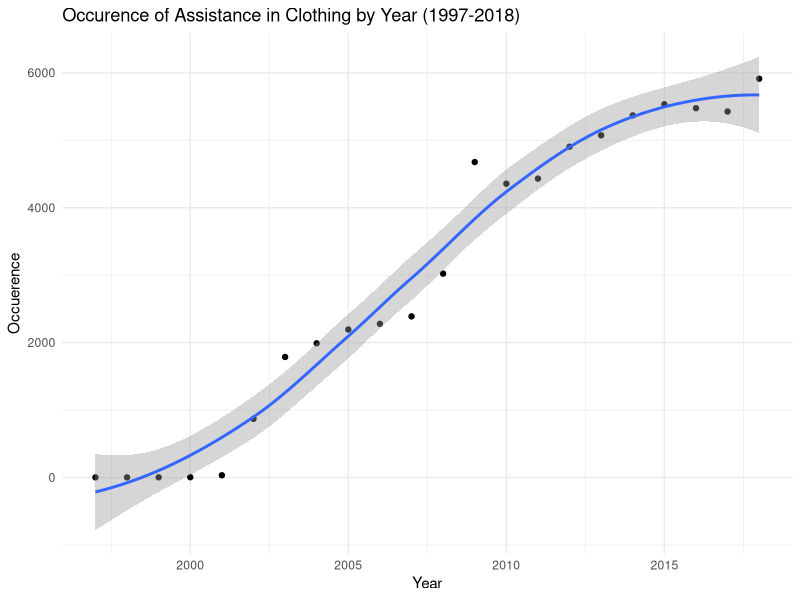
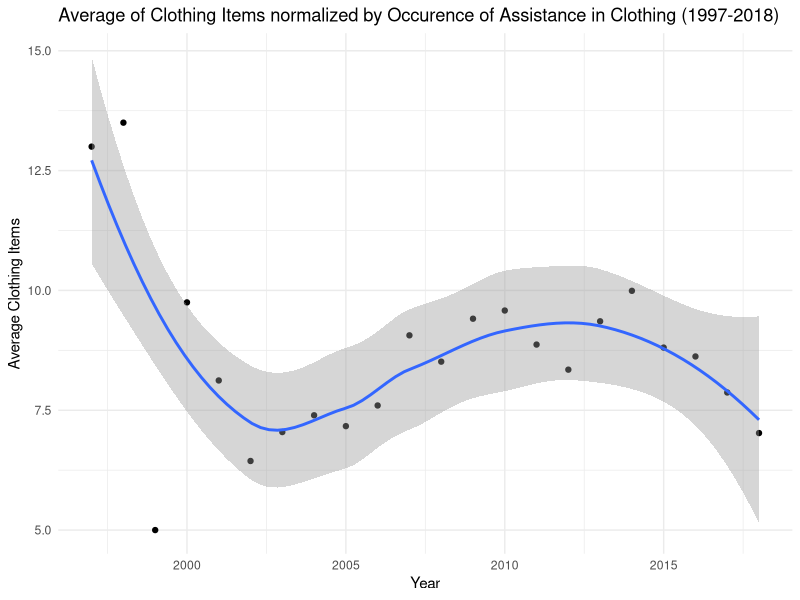
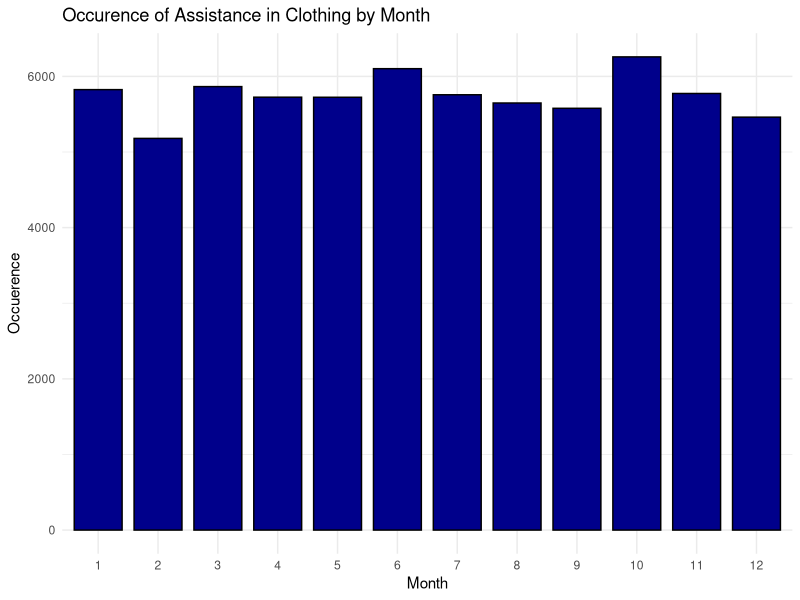
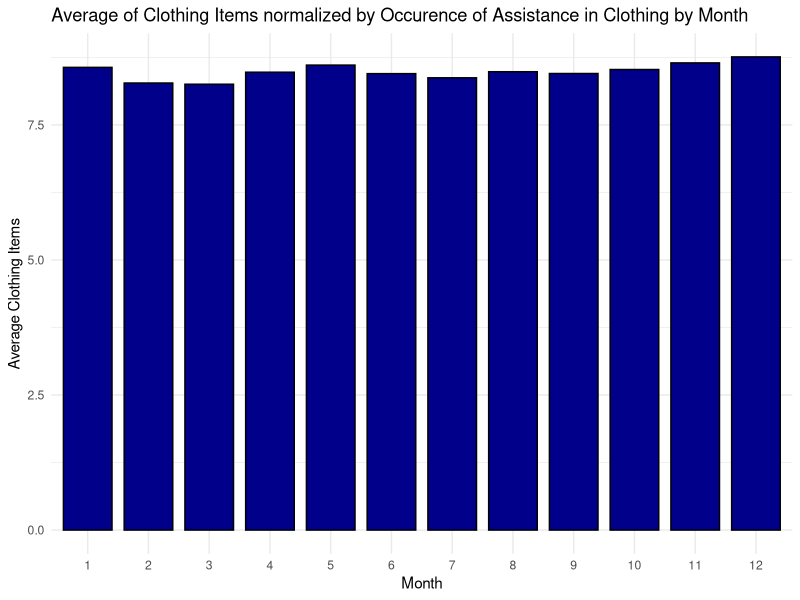
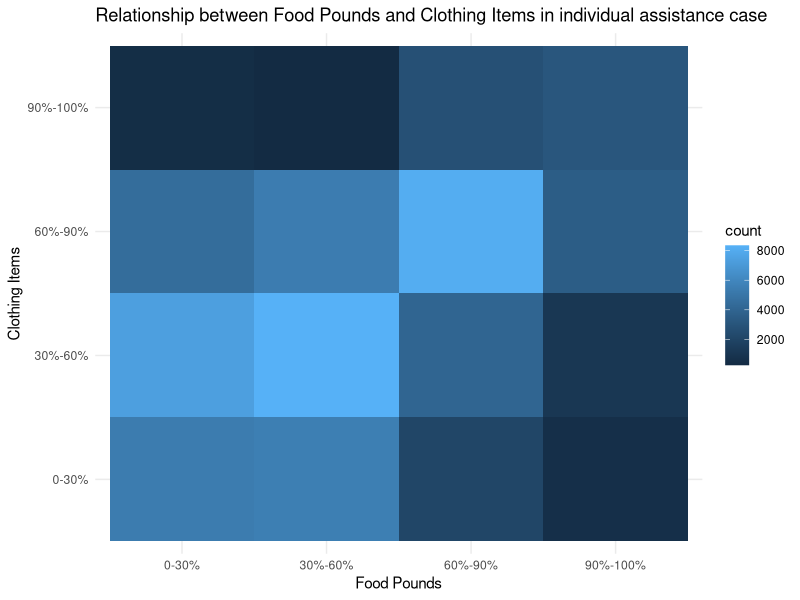

The R source for these figures, in order:
## ---- chunk 1
library(data.table)
library(tidyverse)
library(ggplot2)
## ---- chunk 2
# Data Import
setwd("C:/Users/85091/Documents/GitHub/bios611-projects-fall-2019-OSylli/project_1/data")
data<-fread("UMD_Services_Provided_20190719.tsv")
data$Date<-as.Date(data$Date,format="%m/%d/%Y")
data<-data %>%
  arrange(Date) %>%                # Arrange the data by "Date" in the ascending order
  filter(Date<"2019-07-19")        # Remove wrong record of date (Note that the tsv file is provided on 20190719)
## ---- chunk 3
# select columns "Date" and "Clothing Items", then define two new variables "year" and "month" based on "Date"
data_cloth<-data %>%
  select("Date","Clothing Items") %>%
  drop_na() %>%
  mutate(year=year(Date),month=month(Date))

# Calculate the number of cloth assistance per year and Yearly Average of Clothing Items Assistance
data_cloth_year<-data_cloth %>%
  group_by(year) %>%
  summarise(count=n(),ave=mean(`Clothing Items`))
## ---- chunk 4
# Occurence of Assistance in Clothing by Year (1997-2018)
ggplot(filter(data_cloth_year,year>=1997&year<=2018),aes(x=year,y=count))+
  geom_point()+
  geom_smooth()+
  labs(x="Year",
       y="Occuerence",
       title="Occurence of Assistance in Clothing by Year (1997-2018)")+
  theme_minimal()

# Average of Clothing Items normalized by Occurence of Assistance in Clothing (1997-2018)
ggplot(filter(data_cloth_year,year>=1997&year<=2018),aes(x=year,y=ave))+
  geom_point()+
  geom_smooth()+
  labs(x="Year",
       y="Average Clothing Items",
       title="Average of Clothing Items normalized by Occurence of Assistance in Clothing (1997-2018)")+
  theme_minimal()
## ---- chunk 5
# calculation
data_cloth_month<-data_cloth %>%
  group_by(month) %>%
  summarise(count=n(),ave=mean(`Clothing Items`))
data_cloth_month$month<-as.factor(data_cloth_month$month)
## ---- chunk 6
# Barplot: Occurence of Assistance in Clothing by Month
ggplot(data_cloth_month,aes(x=month,y=count))+
  geom_bar(stat="identity",width=0.8,colour="black",fill="dark blue")+
  theme_minimal()+
  labs(x="Month",
       y="Occuerence",
       title="Occurence of Assistance in Clothing by Month")

# Barplot: Average of Clothing Items normalized by Occurence of Assistance in each Month
ggplot(data_cloth_month,aes(x=month,y=ave))+
  geom_bar(stat="identity",width=0.8,colour="black",fill="dark blue")+
  theme_minimal()+
  labs(x="Month",
       y="Average Clothing Items",
       title="Average of Clothing Items normalized by Occurence of Assistance in Clothing by Month")
## ---- chunk 7
# generation of a new data table and basic cleaning and wrangling
data_new<-data %>%
  select(c("Date","Food Pounds","Clothing Items")) %>%
  drop_na()
data_new<-cbind(data_new,
      Food=cut(data_new$`Food Pounds`,right=FALSE,
               breaks=c(quantile(data_new$`Food Pounds`,c(0,0.3,0.6,0.9)),max(data_new$`Food Pounds`)+1),
               labels=c("0-30%","30%-60%","60%-90%","90%-100%")),
      Cloth=cut(data_new$`Clothing Items`,right=FALSE,
                breaks=c(quantile(data_new$`Clothing Items`,c(0,0.3,0.6,0.9)),max(data_new$`Clothing Items`)+1),
                labels=c("0-30%","30%-60%","60%-90%","90%-100%")))
## ---- chunk 8
# table of results
xtabs(~data_new$Food+data_new$Cloth)

# figure of results-Heatmap of 2D bin counts
ggplot(data_new,aes(x=Food,y=Cloth))+
  geom_bin2d()+
  labs(x="Food Pounds",
       y="Clothing Items",
       title="Relationship between Food Pounds and Clothing Items in individual assistance case")+
  theme_minimal()
